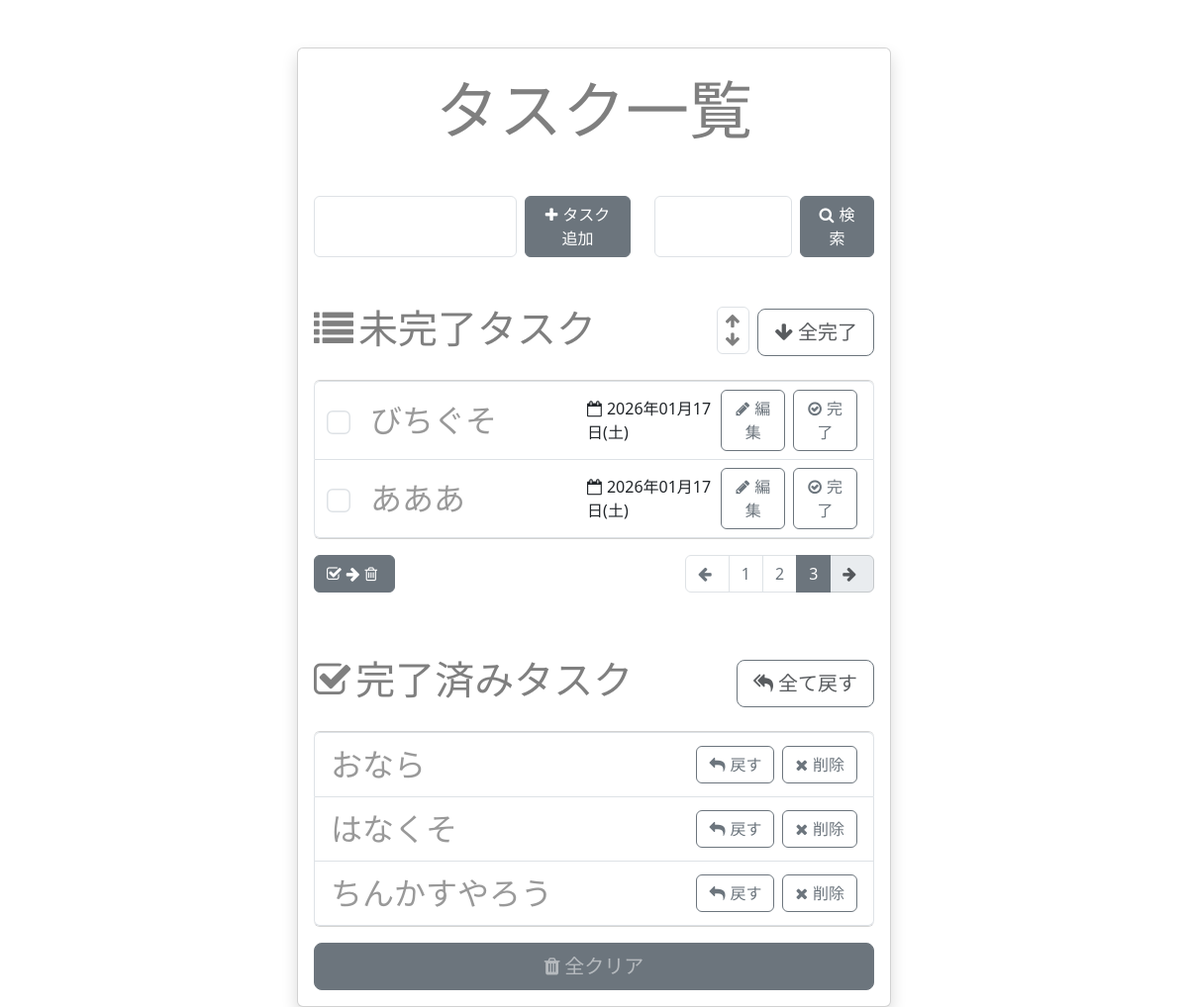
/?page=3, run on the app's committed database.
### app.py (models this page shows, shortened)
class Task(db.Model):
    __tablename__ = 'tasks'
    id = db.Column(db.Integer, primary_key=True, autoincrement=True)
    content = db.Column(db.String(200), nullable=False)
    is_completed = db.Column(db.Boolean, default=False)
    created_at = db.Column(db.DateTime, nullable=False, default=lambda: datetime.now(pytz.timezone('Asia/Tokyo')))

### app.py (the view)
@app.route('/')
def index():
    page = request.args.get('page', 1, type=int)
    pagination = Task.query.filter_by(is_completed=False).paginate(page=page, per_page=PER_PAGE)
    uncompleted_tasks = pagination.items
    total_pages = pagination.pages
    completed_tasks = Task.query.filter_by(is_completed=True).all()
    editing_task_id = request.args.get('editing_task_id', type=int)
    return render_template('index.j2', uncompleted_tasks=uncompleted_tasks, completed_tasks=completed_tasks, total_pages=total_pages, page=page, editing_task_id=editing_task_id)

### templates/index.j2 (shortened to what this page needs)
<!DOCTYPE html>
<html lang="ja">
    <head>
        <link rel="stylesheet"
              href="https://stackpath.bootstrapcdn.com/font-awesome/4.7.0/css/font-awesome.min.css">
        <link rel="stylesheet"
              href="https://cdn.jsdelivr.net/npm/bootstrap@5.3.0/dist/css/bootstrap.min.css">
    </head>
    <body>
        <div class="card w-50 mx-auto shadow p-3 mt-5">
            <h1 class="card-title display-3 text-center text-black-50 mt-2 mb-4">タスク一覧</h1>
            <div class="row mt-4">
                <form action="{{ url_for('new_task') }}" method="post" class="col-7">
                    <label class="form-group d-flex gap-2">
                        <input type="text" name="content" autofocus class="form-control">
                        <button type="submit" class="btn btn-secondary w-50">
                            <i class="fa fa-plus"></i>タスク追加
                        </button>
                    </label>
                </form>
                <form action="{{ url_for('search_task') }}" method="post" class="col-5">
                    <label class="form-group d-flex gap-2">
                        <input type="text"
                            name="search"
                            class="form-control"
                            value="{{ search }}">
                        <button type="submit" class="btn btn-secondary w-50">
                            <i class="fa fa-search"></i>検索
                        </button>
                    </label>
                </form>
            </div>
            <h2 class="card-title display-6 text-center text-black-50 mt-5 d-flex justify-content-between">
                <span><i class="fa fa-list"></i>未完了タスク</span>
                <div class="d-flex align-items-center">
                    <div class="d-flex flex-column border radius p-1 ps-2 me-2 justify-content-center rounded">
                        <a href="{{ url_for('sort', sort='asc') }}" class="text-black-50 arrow">
                            <i class="fa fa-arrow-up"></i>
                        </a>
                        <a href="{{ url_for('sort', sort='desc') }}" class="text-black-50 arrow">
                            <i class="fa fa-arrow-down"></i>
                        </a>
                    </div>
                    <form action="{{ url_for('all_complete') }}" method="post">
                        <button type="submit" class="btn btn-outline-secondary btn-lg text-muted">
                            <i class="fa fa-arrow-down"></i>全完了
                        </button>
                    </form>
                </div>
            </h2>
                <ul class="list-group my-3">
                    {% for u in uncompleted_tasks %}
                        <li class="list-group-item d-flex justify-content-between align-items-center">
                            <div class="d-flex align-items-center" style="width:60%">
                                <input type="checkbox" value="{{ u.id }}" class="form-check-input me-4 check-secondary delete-check">
                                {% if editing_task_id == u.id %}
                                    <form action="{{ url_for('update_task', task_id=u.id) }}" method="post" class="d-flex">
                                        <input type="text" name="update" class="form-control" value="{{ u.content }}">
                                        <button type="submit" class="btn btn-outline-secondary btn-sm w-50"><i class="fa fa-floppy-o"></i>保存</button>
                                        <button type="submit" class="btn btn-outline-secondary btn-sm w-50" formaction="{{ url_for('edit_cancel') }}"><i class="fa fa-times"></i>キャンセル</button>
                                    </form>
                                {% else %}
                                    <span class="list-text">{{ u.content }}</span>
                                {% endif %}
                            </div>
                            <form class="ms-a d-flex gap-2 align-items-center">
                                <span><i class="fa fa-calendar-o"></i>{{ u.created_at.strftime("%Y年%m月%d日") }}({{ ['月','火','水','木','金','土','日'][u.created_at.weekday() ] }})</span>
                                <button type="submit"
                                        formaction="{{ url_for('edit_task', task_id=u.id) }}"
                                        formmethod="post"
                                        class="btn btn-outline-secondary">
                                    <i class="fa fa-pencil"></i>編集
                                </button>
                                <button type="submit"
                                        formaction="{{ url_for('complete_task', task_id=u.id) }}"
                                        formmethod="post"
                                        class="btn btn-outline-secondary">
                                    <i class="fa fa-check-circle-o"></i>完了
                                </button>
                            </form>
                        </li>
                    {% endfor %}
                </ul>
                <div class="d-flex justify-content-between">
                    <button type="submit" class="btn btn-secondary btn-compact"  onclick="submitChecked()">
                        <i class="fa fa-check-square-o"></i><i class="fa fa-arrow-right"></i><i class="fa fa-trash-o"></i>
                    </button>
                    <nav aria-label="Page navigation">
                        <ul class="pagination pagination-secondary justify-content-center">
                            <li class="page-item {% if page == 1 %}disabled{% endif %}">
                                <a class="page-link" href="?page={{ page - 1 }}" aria-label="Previous"><i class="fa fa-arrow-left"></i></a>
                            </li>
                            {% for p in range(1, total_pages + 1) %}
                                <li class="page-item {% if p == page %}active{% endif %}">
                                    <a class="page-link" href="?page={{ p }}">{{ p }}</a>
                                </li>
                            {% endfor %}
                            <li class="page-item {% if page == total_pages %}disabled{% endif %}">
                                <a class="page-link" href="?page={{ page + 1 }}" aria-label="Next"><i class="fa fa-arrow-right"></i></a>
                            </li>
                        </ul>
                    </nav>
                </div>
            <h2 class="card-title display-6 text-center text-black-50 mt-5 d-flex justify-content-between">
                <span><i class="fa fa-check-square-o"></i>完了済みタスク</span>
                <form action="{{ url_for('all_uncomplete') }}" method="post">
                    <button type="submit" class="btn btn-outline-secondary btn-lg text-muted">
                        <i class="fa fa-mail-reply-all"></i>全て戻す
                    </button>
                </form>
            </h2>
            <ul class="list-group my-3">
                {% for c in completed_tasks %}
                    <li class="list-group-item d-flex justify-content-between align-items-center">
                        <span class="list-text">{{ c.content }}</span>
                        <div class="ms-a d-flex gap-2">
                            <form action="{{ url_for('uncomplete_task', task_id=c.id) }}" method="post">
                                <button type="submit" class="btn btn-outline-secondary">
                                    <i class="fa fa-mail-reply"></i>戻す
                                </button>
                            </form>
                            <form action="{{ url_for('remove_task', task_id=c.id) }}" method="post">
                                <button type="submit" class="btn btn-outline-secondary">
                                    <i class="fa fa-times"></i>削除
                                </button>
                            </form>
                        </div>
                    </li>
                {% endfor %}
            </ul>
            <form action="{{ url_for('clear_tasks') }}" method="post" class="d-grid">
                <button type="submit"
                        class="btn btn-secondary btn-lg text-white-50 text-muted">
                    <i class="fa fa-trash"></i>全クリア
                </button>
            </form>
        </div>
    </body>
</html>

### templates/index.j2 (style rules this page uses)
input[type=text] { font-size: 1.2rem; }
.fa { margin-right: 5px; }
.list-text { font-size: 2rem; color: #999; }
.arrow { font-size: 1rem; }
.btn-compact { height: 2.4rem; }
.pagination-secondary .page-link { color: var(--bs-secondary); }
.pagination-secondary .page-item.active .page-link { color: #fff; background-color: var(--bs-secondary); border-color: var(--bs-secondary); }
.pagination-secondary .page-item.disabled .page-link { color: var(--bs-secondary-color); background-color: var(--bs-secondary-bg); border-color: var(--bs-secondary-border-subtle); }
.check-secondary { transform: scale(1.5); cursor: pointer; }

### data on the page
Task: content "びちぐそ", created_at "2026年01月17日", created_at "土"
Task: content "あああ", created_at "2026年01月17日", created_at "土"
Task: content "おなら"
Task: content "はなくそ"
Task: content "ちんかすやろう"

### other printed values
{{ p }} "1" "2" "3"
